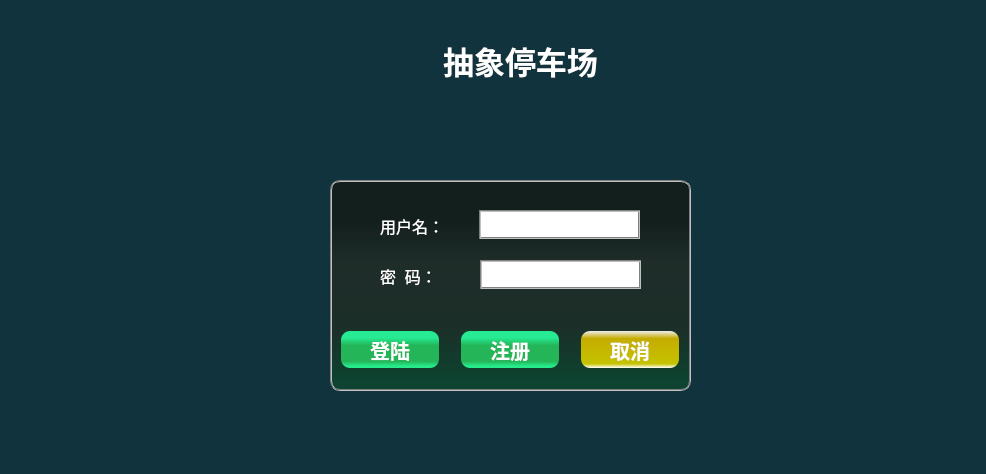
<?xml version="1.0" encoding="UTF-8"?>
<ui version="4.0">
 <class>Login</class>
 <widget class="QMainWindow" name="Login">
  <property name="geometry">
   <rect>
    <x>0</x>
    <y>0</y>
    <width>986</width>
    <height>474</height>
   </rect>
  </property>
  <property name="windowTitle">
   <string>MainWindow</string>
  </property>
  <property name="styleSheet">
   <string notr="true">background-color: rgb(16, 51, 61);</string>
  </property>
  <widget class="QWidget" name="centralwidget">
   <widget class="QLabel" name="label_2">
    <property name="geometry">
     <rect>
      <x>120</x>
      <y>20</y>
      <width>801</width>
      <height>81</height>
     </rect>
    </property>
    <property name="font">
     <font>
      <pointsize>23</pointsize>
      <weight>75</weight>
      <italic>false</italic>
      <bold>true</bold>
      <underline>false</underline>
      <kerning>true</kerning>
     </font>
    </property>
    <property name="mouseTracking">
     <bool>false</bool>
    </property>
    <property name="styleSheet">
     <string notr="true">color: rgb(255, 255, 255);
background-color: rgba(29, 40, 52, 0);</string>
    </property>
    <property name="frameShadow">
     <enum>QFrame::Sunken</enum>
    </property>
    <property name="text">
     <string>抽象停车场</string>
    </property>
    <property name="alignment">
     <set>Qt::AlignCenter</set>
    </property>
   </widget>
   <widget class="QGroupBox" name="groupBox">
    <property name="geometry">
     <rect>
      <x>330</x>
      <y>180</y>
      <width>361</width>
      <height>211</height>
     </rect>
    </property>
    <property name="styleSheet">
     <string notr="true">background-color: qlineargradient(spread:pad, x1:0, y1:0.068, x2:0, y2:1, stop:0.124378 rgba(18, 27, 23, 214), stop:0.348259 rgba(34, 44, 38, 218), stop:0.666667 rgba(30, 46, 36, 218), stop:0.940299 rgba(12, 72, 43, 187));
    border-color: rgba(29, 40, 52, 0);
    color: rgb(255, 255, 255);
    border:2px groove gray;
    border-radius:10px;
    padding:2px 4px;</string>
    </property>
    <widget class="QLabel" name="lblStatusInfo">
     <property name="geometry">
      <rect>
       <x>39</x>
       <y>110</y>
       <width>271</width>
       <height>31</height>
      </rect>
     </property>
     <property name="sizePolicy">
      <sizepolicy hsizetype="Fixed" vsizetype="Fixed">
       <horstretch>0</horstretch>
       <verstretch>0</verstretch>
      </sizepolicy>
     </property>
     <property name="font">
      <font>
       <pointsize>10</pointsize>
      </font>
     </property>
     <property name="styleSheet">
      <string notr="true">color: rgb(255, 255, 255);
border-radius:0px;
border-color: rgba(29, 40, 52, 0);
background-color: rgba(29, 40, 52, 0);</string>
     </property>
     <property name="text">
      <string/>
     </property>
    </widget>
    <widget class="QPushButton" name="pushButton_login">
     <property name="geometry">
      <rect>
       <x>10</x>
       <y>150</y>
       <width>100</width>
       <height>39</height>
      </rect>
     </property>
     <property name="sizePolicy">
      <sizepolicy hsizetype="Fixed" vsizetype="Fixed">
       <horstretch>0</horstretch>
       <verstretch>0</verstretch>
      </sizepolicy>
     </property>
     <property name="minimumSize">
      <size>
       <width>100</width>
       <height>28</height>
      </size>
     </property>
     <property name="font">
      <font>
       <pointsize>15</pointsize>
       <weight>75</weight>
       <bold>true</bold>
      </font>
     </property>
     <property name="styleSheet">
      <string notr="true">background-color: qlineargradient(spread:pad, x1:0, y1:0.068, x2:0, y2:1, stop:0.124378 rgba(38, 235, 146, 255), stop:0.348259 rgba(36, 181, 89, 255), stop:0.80597 rgba(36, 181, 89, 255), stop:0.940299 rgba(39, 234, 138, 255));
border-color: rgba(29, 40, 52, 0);
color: rgb(255, 255, 255);</string>
     </property>
     <property name="text">
      <string>登陆</string>
     </property>
     <property name="icon">
      <iconset resource="pic.qrc">
       <normaloff>:/pic/login.png</normaloff>:/pic/login.png</iconset>
     </property>
     <property name="autoRepeat">
      <bool>false</bool>
     </property>
     <property name="autoDefault">
      <bool>true</bool>
     </property>
     <property name="flat">
      <bool>false</bool>
     </property>
    </widget>
    <widget class="QPushButton" name="pushButton_exit">
     <property name="geometry">
      <rect>
       <x>250</x>
       <y>150</y>
       <width>100</width>
       <height>39</height>
      </rect>
     </property>
     <property name="sizePolicy">
      <sizepolicy hsizetype="Fixed" vsizetype="Fixed">
       <horstretch>0</horstretch>
       <verstretch>0</verstretch>
      </sizepolicy>
     </property>
     <property name="minimumSize">
      <size>
       <width>100</width>
       <height>28</height>
      </size>
     </property>
     <property name="font">
      <font>
       <pointsize>15</pointsize>
       <weight>75</weight>
       <bold>true</bold>
      </font>
     </property>
     <property name="styleSheet">
      <string notr="true">background-color: qlineargradient(spread:pad, x1:1, y1:0, x2:1, y2:1, stop:0 rgba(239, 239, 239, 255), stop:0.203046 rgba(197, 172, 0, 255), stop:0.883249 rgba(197, 195, 0, 255), stop:1 rgba(255, 255, 255, 255));
border-color: rgba(29, 40, 52, 0);
color: rgb(255, 255, 255);</string>
     </property>
     <property name="text">
      <string>取消</string>
     </property>
     <property name="icon">
      <iconset resource="pic.qrc">
       <normaloff>:/pic/exit.png</normaloff>:/pic/exit.png</iconset>
     </property>
     <property name="autoDefault">
      <bool>true</bool>
     </property>
     <property name="flat">
      <bool>false</bool>
     </property>
    </widget>
    <widget class="QLineEdit" name="lineEdit_account">
     <property name="geometry">
      <rect>
       <x>149</x>
       <y>30</y>
       <width>161</width>
       <height>29</height>
      </rect>
     </property>
     <property name="font">
      <font>
       <pointsize>12</pointsize>
      </font>
     </property>
     <property name="styleSheet">
      <string notr="true">background-color: rgb(255, 255, 255);
border-radius:0px;
color: rgb(0, 0, 0);</string>
     </property>
    </widget>
    <widget class="QLabel" name="Label_2">
     <property name="geometry">
      <rect>
       <x>40</x>
       <y>30</y>
       <width>91</width>
       <height>31</height>
      </rect>
     </property>
     <property name="font">
      <font>
       <pointsize>12</pointsize>
      </font>
     </property>
     <property name="styleSheet">
      <string notr="true">color: rgb(255, 255, 255);
border-radius:0px;
border-color: rgba(29, 40, 52, 0);
background-color: rgba(29, 40, 52, 0);</string>
     </property>
     <property name="text">
      <string>用户名：</string>
     </property>
    </widget>
    <widget class="QLineEdit" name="lineEdit_pw">
     <property name="geometry">
      <rect>
       <x>150</x>
       <y>80</y>
       <width>161</width>
       <height>29</height>
      </rect>
     </property>
     <property name="font">
      <font>
       <pointsize>10</pointsize>
      </font>
     </property>
     <property name="styleSheet">
      <string notr="true">background-color: rgb(255, 255, 255);
border-radius:0px;
color: rgb(0, 0, 0);</string>
     </property>
     <property name="text">
      <string/>
     </property>
     <property name="echoMode">
      <enum>QLineEdit::Password</enum>
     </property>
    </widget>
    <widget class="QLabel" name="Label_3">
     <property name="geometry">
      <rect>
       <x>40</x>
       <y>80</y>
       <width>91</width>
       <height>31</height>
      </rect>
     </property>
     <property name="font">
      <font>
       <pointsize>12</pointsize>
      </font>
     </property>
     <property name="styleSheet">
      <string notr="true">color: rgb(255, 255, 255);
border-radius:0px;
border-color: rgba(29, 40, 52, 0);
background-color: rgba(29, 40, 52, 0);</string>
     </property>
     <property name="text">
      <string>密  码：</string>
     </property>
    </widget>
    <widget class="QPushButton" name="pushButton_register">
     <property name="geometry">
      <rect>
       <x>130</x>
       <y>150</y>
       <width>100</width>
       <height>39</height>
      </rect>
     </property>
     <property name="sizePolicy">
      <sizepolicy hsizetype="Fixed" vsizetype="Fixed">
       <horstretch>0</horstretch>
       <verstretch>0</verstretch>
      </sizepolicy>
     </property>
     <property name="minimumSize">
      <size>
       <width>100</width>
       <height>28</height>
      </size>
     </property>
     <property name="font">
      <font>
       <pointsize>15</pointsize>
       <weight>75</weight>
       <bold>true</bold>
      </font>
     </property>
     <property name="styleSheet">
      <string notr="true">background-color: qlineargradient(spread:pad, x1:0, y1:0.068, x2:0, y2:1, stop:0.124378 rgba(38, 235, 146, 255), stop:0.348259 rgba(36, 181, 89, 255), stop:0.80597 rgba(36, 181, 89, 255), stop:0.940299 rgba(39, 234, 138, 255));
border-color: rgba(29, 40, 52, 0);
color: rgb(255, 255, 255);</string>
     </property>
     <property name="text">
      <string>注册</string>
     </property>
     <property name="icon">
      <iconset resource="pic.qrc">
       <normaloff>:/pic/login.png</normaloff>:/pic/login.png</iconset>
     </property>
     <property name="autoDefault">
      <bool>true</bool>
     </property>
     <property name="flat">
      <bool>false</bool>
     </property>
    </widget>
   </widget>
   <widget class="QLabel" name="label_4">
    <property name="geometry">
     <rect>
      <x>10</x>
      <y>190</y>
      <width>171</width>
      <height>231</height>
     </rect>
    </property>
    <property name="text">
     <string/>
    </property>
    <property name="pixmap">
     <pixmap resource="pic.qrc">:/pic/pcar.png</pixmap>
    </property>
    <property name="scaledContents">
     <bool>true</bool>
    </property>
   </widget>
   <widget class="QLabel" name="label_6">
    <property name="geometry">
     <rect>
      <x>130</x>
      <y>90</y>
      <width>761</width>
      <height>61</height>
     </rect>
    </property>
    <property name="styleSheet">
     <string notr="true">background-color: rgb(16, 51, 61);</string>
    </property>
    <property name="text">
     <string/>
    </property>
    <property name="pixmap">
     <pixmap resource="pic.qrc">:/pic/light.png</pixmap>
    </property>
    <property name="scaledContents">
     <bool>true</bool>
    </property>
   </widget>
  </widget>
  <widget class="QMenuBar" name="menubar">
   <property name="geometry">
    <rect>
     <x>0</x>
     <y>0</y>
     <width>986</width>
     <height>26</height>
    </rect>
   </property>
  </widget>
  <widget class="QStatusBar" name="statusbar"/>
 </widget>
 <resources>
  <include location="pic.qrc"/>
 </resources>
 <connections/>
</ui>
